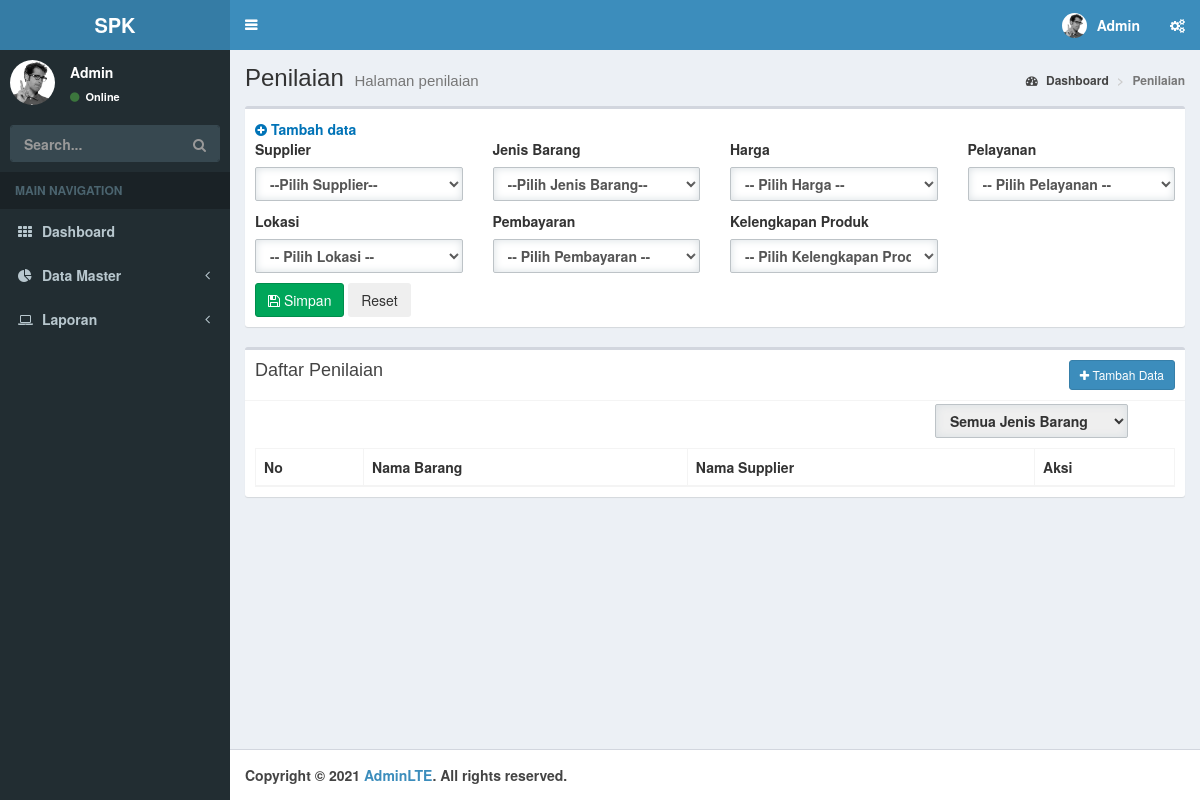
Page /?page=penilaian (signed in) on the committed database.
### tables this page shows
CREATE TABLE `kriteria` (
  `id_kriteria` int(3) NOT NULL,
  `nama_kriteria` varchar(30) NOT NULL,
  `sifat` enum('Benefit','Cost') NOT NULL
);

### page/tambahnilai.php (the view, shortened to what this page needs)
<div class="panel-top">
    <b class="text-blue"><i class="fa fa-plus-circle text-blue"></i> Tambah data</b>
</div>
<form id="form" action="./proses/prosestambah.php" method="POST">
    <div class="panel-middle row">
        <div class="group-input col-md-3">
            <label for="supplier">Supplier</label>
            <select class="form-custom form-control" required name="supplier" id="supplier">
                <option selected disabled>--Pilih Supplier--</option>
            </select>
        </div>
        <div class="group-input col-md-3">
            <label for="barang">Jenis Barang</label>
            <select class="form-custom form-control" required name="barang" id="barang">
                <option selected disabled>--Pilih Jenis Barang--</option>
            </select>
        </div>
        <?php
        $query="SELECT * FROM kriteria";
        $execute=$konek->query($query);
        if ($execute->num_rows > 0){
            while($data=$execute->fetch_array(MYSQLI_ASSOC)){
                echo "<div class=\"group-input col-md-3\">";
                echo "<label for=\"nilai\">$data[nama_kriteria]</label>";
                echo "<select class=\"form-custom form-control\" required name=\"nilai[]\" id=\"nilai\">";
                echo "<option disabled selected>-- Pilih $data[nama_kriteria] --</option>";
                echo "</select></div>";
            }
        }
        ?>
    </div>
    <div class="panel-bottom">
        <button type="submit" id="buttonsimpan" class="btn btn-success"><i class="fa fa-save"></i> Simpan</button>
        <button type="reset" id="buttonreset" class="btn btn-secondary">Reset</button>
    </div>
</form>

### admin.php (style rules this page uses)
.form-custom { padding: 5px 10px; border: solid 1px #BDC3C7; -webkit-border-radius: 2px; -moz-border-radius: 2px; border-radius: 2px; box-sizing: border-box; box-shadow: inset 0 0 8px #d9dfe3; margin: 3px 0 10px 0; }

### rows in the picture
kriteria: nama_kriteria "Harga"
kriteria: nama_kriteria "Pelayanan"
kriteria: nama_kriteria "Lokasi"
kriteria: nama_kriteria "Pembayaran"
kriteria: nama_kriteria "Kelengkapan Produk"

### other values in the picture
$_SESSION['user'] "Admin"
